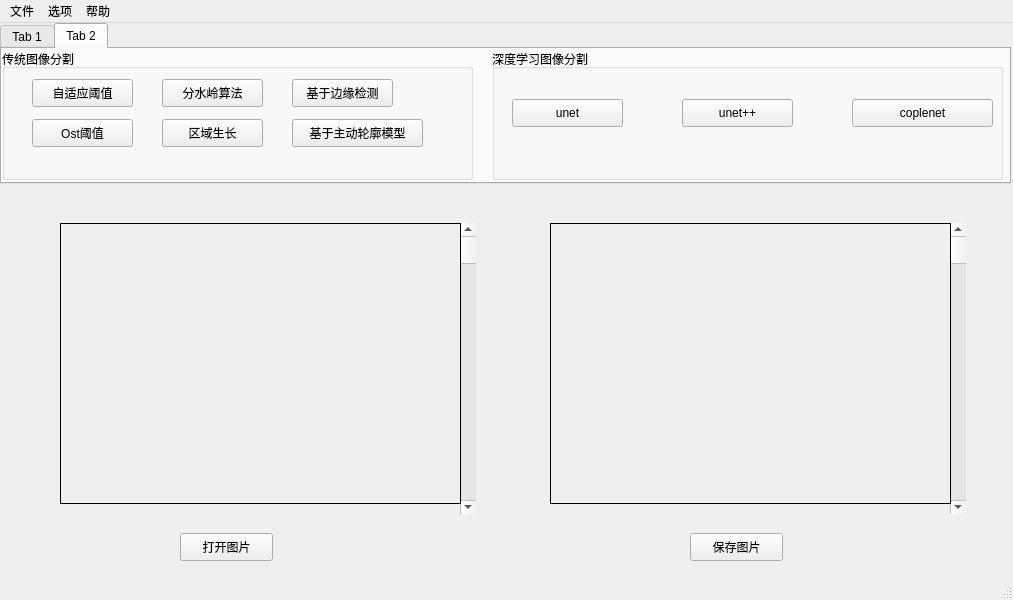
<?xml version="1.0" encoding="UTF-8"?>
<ui version="4.0">
 <class>imageprocess</class>
 <widget class="QMainWindow" name="imageprocess">
  <property name="geometry">
   <rect>
    <x>0</x>
    <y>0</y>
    <width>1013</width>
    <height>600</height>
   </rect>
  </property>
  <property name="windowTitle">
   <string>图像处理</string>
  </property>
  <property name="accessibleName">
   <string/>
  </property>
  <widget class="QWidget" name="centralwidget">
   <widget class="QTabWidget" name="tabWidget">
    <property name="geometry">
     <rect>
      <x>0</x>
      <y>0</y>
      <width>1011</width>
      <height>161</height>
     </rect>
    </property>
    <property name="currentIndex">
     <number>1</number>
    </property>
    <widget class="QWidget" name="classification">
     <property name="toolTip">
      <string/>
     </property>
     <property name="statusTip">
      <string/>
     </property>
     <property name="accessibleName">
      <string/>
     </property>
     <attribute name="title">
      <string>Tab 1</string>
     </attribute>
     <widget class="QGroupBox" name="groupBox">
      <property name="geometry">
       <rect>
        <x>0</x>
        <y>0</y>
        <width>341</width>
        <height>131</height>
       </rect>
      </property>
      <property name="title">
       <string>传统图像分类</string>
      </property>
      <widget class="QPushButton" name="pushButton_4">
       <property name="geometry">
        <rect>
         <x>160</x>
         <y>70</y>
         <width>101</width>
         <height>28</height>
        </rect>
       </property>
       <property name="text">
        <string>基于空间关系</string>
       </property>
      </widget>
      <widget class="QPushButton" name="pushButton_3">
       <property name="geometry">
        <rect>
         <x>160</x>
         <y>30</y>
         <width>101</width>
         <height>28</height>
        </rect>
       </property>
       <property name="text">
        <string>基于形状</string>
       </property>
      </widget>
      <widget class="QPushButton" name="pushButton">
       <property name="geometry">
        <rect>
         <x>40</x>
         <y>30</y>
         <width>93</width>
         <height>28</height>
        </rect>
       </property>
       <property name="text">
        <string>基于色彩</string>
       </property>
      </widget>
      <widget class="QPushButton" name="pushButton_2">
       <property name="geometry">
        <rect>
         <x>40</x>
         <y>70</y>
         <width>93</width>
         <height>28</height>
        </rect>
       </property>
       <property name="text">
        <string>基于纹理</string>
       </property>
      </widget>
     </widget>
     <widget class="QGroupBox" name="groupBox_2">
      <property name="geometry">
       <rect>
        <x>350</x>
        <y>0</y>
        <width>651</width>
        <height>131</height>
       </rect>
      </property>
      <property name="title">
       <string>深度学习图像分类</string>
      </property>
      <widget class="QPushButton" name="pushButton_17">
       <property name="geometry">
        <rect>
         <x>30</x>
         <y>30</y>
         <width>93</width>
         <height>28</height>
        </rect>
       </property>
       <property name="text">
        <string>resnet50</string>
       </property>
      </widget>
      <widget class="QPushButton" name="pushButton_18">
       <property name="geometry">
        <rect>
         <x>30</x>
         <y>70</y>
         <width>93</width>
         <height>28</height>
        </rect>
       </property>
       <property name="text">
        <string>alexnet</string>
       </property>
      </widget>
      <widget class="QPushButton" name="pushButton_19">
       <property name="geometry">
        <rect>
         <x>170</x>
         <y>30</y>
         <width>93</width>
         <height>28</height>
        </rect>
       </property>
       <property name="text">
        <string>VGG</string>
       </property>
      </widget>
      <widget class="QPushButton" name="pushButton_20">
       <property name="geometry">
        <rect>
         <x>170</x>
         <y>70</y>
         <width>93</width>
         <height>28</height>
        </rect>
       </property>
       <property name="text">
        <string>VGG16</string>
       </property>
      </widget>
     </widget>
    </widget>
    <widget class="QWidget" name="segmentation">
     <property name="cursor">
      <cursorShape>ArrowCursor</cursorShape>
     </property>
     <attribute name="title">
      <string>Tab 2</string>
     </attribute>
     <widget class="QGroupBox" name="groupBox_3">
      <property name="geometry">
       <rect>
        <x>0</x>
        <y>0</y>
        <width>471</width>
        <height>131</height>
       </rect>
      </property>
      <property name="title">
       <string>传统图像分割</string>
      </property>
      <widget class="QPushButton" name="pushButton_5">
       <property name="geometry">
        <rect>
         <x>290</x>
         <y>30</y>
         <width>101</width>
         <height>28</height>
        </rect>
       </property>
       <property name="text">
        <string>基于边缘检测</string>
       </property>
      </widget>
      <widget class="QPushButton" name="pushButton_6">
       <property name="geometry">
        <rect>
         <x>160</x>
         <y>70</y>
         <width>101</width>
         <height>28</height>
        </rect>
       </property>
       <property name="text">
        <string>区域生长</string>
       </property>
      </widget>
      <widget class="QPushButton" name="pushButton_7">
       <property name="geometry">
        <rect>
         <x>30</x>
         <y>30</y>
         <width>101</width>
         <height>28</height>
        </rect>
       </property>
       <property name="text">
        <string>自适应阈值</string>
       </property>
      </widget>
      <widget class="QPushButton" name="pushButton_8">
       <property name="geometry">
        <rect>
         <x>30</x>
         <y>70</y>
         <width>101</width>
         <height>28</height>
        </rect>
       </property>
       <property name="text">
        <string>Ost阈值</string>
       </property>
      </widget>
      <widget class="QPushButton" name="pushButton_9">
       <property name="geometry">
        <rect>
         <x>160</x>
         <y>30</y>
         <width>101</width>
         <height>28</height>
        </rect>
       </property>
       <property name="text">
        <string>分水岭算法</string>
       </property>
      </widget>
      <widget class="QPushButton" name="pushButton_10">
       <property name="geometry">
        <rect>
         <x>290</x>
         <y>70</y>
         <width>131</width>
         <height>28</height>
        </rect>
       </property>
       <property name="text">
        <string>基于主动轮廓模型</string>
       </property>
      </widget>
     </widget>
     <widget class="QGroupBox" name="groupBox_4">
      <property name="geometry">
       <rect>
        <x>490</x>
        <y>0</y>
        <width>511</width>
        <height>131</height>
       </rect>
      </property>
      <property name="title">
       <string>深度学习图像分割</string>
      </property>
      <widget class="QPushButton" name="pushButton_11">
       <property name="geometry">
        <rect>
         <x>20</x>
         <y>50</y>
         <width>111</width>
         <height>28</height>
        </rect>
       </property>
       <property name="text">
        <string>unet</string>
       </property>
      </widget>
      <widget class="QPushButton" name="pushButton_12">
       <property name="geometry">
        <rect>
         <x>190</x>
         <y>50</y>
         <width>111</width>
         <height>28</height>
        </rect>
       </property>
       <property name="text">
        <string>unet++</string>
       </property>
      </widget>
      <widget class="QPushButton" name="pushButton_13">
       <property name="geometry">
        <rect>
         <x>360</x>
         <y>50</y>
         <width>141</width>
         <height>28</height>
        </rect>
       </property>
       <property name="text">
        <string>coplenet</string>
       </property>
      </widget>
     </widget>
    </widget>
   </widget>
   <widget class="QScrollBar" name="verticalScrollBar">
    <property name="geometry">
     <rect>
      <x>460</x>
      <y>200</y>
      <width>16</width>
      <height>291</height>
     </rect>
    </property>
    <property name="orientation">
     <enum>Qt::Vertical</enum>
    </property>
   </widget>
   <widget class="QScrollBar" name="verticalScrollBar_2">
    <property name="geometry">
     <rect>
      <x>950</x>
      <y>200</y>
      <width>16</width>
      <height>291</height>
     </rect>
    </property>
    <property name="orientation">
     <enum>Qt::Vertical</enum>
    </property>
   </widget>
   <widget class="QPushButton" name="openimage">
    <property name="geometry">
     <rect>
      <x>180</x>
      <y>510</y>
      <width>93</width>
      <height>28</height>
     </rect>
    </property>
    <property name="text">
     <string>打开图片</string>
    </property>
   </widget>
   <widget class="QPushButton" name="saveimage">
    <property name="geometry">
     <rect>
      <x>690</x>
      <y>510</y>
      <width>93</width>
      <height>28</height>
     </rect>
    </property>
    <property name="text">
     <string>保存图片</string>
    </property>
   </widget>
   <widget class="QLabel" name="label_2">
    <property name="geometry">
     <rect>
      <x>550</x>
      <y>200</y>
      <width>401</width>
      <height>281</height>
     </rect>
    </property>
    <property name="frameShape">
     <enum>QFrame::Box</enum>
    </property>
    <property name="frameShadow">
     <enum>QFrame::Plain</enum>
    </property>
    <property name="text">
     <string/>
    </property>
   </widget>
   <widget class="QLabel" name="label">
    <property name="geometry">
     <rect>
      <x>60</x>
      <y>200</y>
      <width>401</width>
      <height>281</height>
     </rect>
    </property>
    <property name="cursor">
     <cursorShape>CrossCursor</cursorShape>
    </property>
    <property name="mouseTracking">
     <bool>true</bool>
    </property>
    <property name="tabletTracking">
     <bool>false</bool>
    </property>
    <property name="frameShape">
     <enum>QFrame::Box</enum>
    </property>
    <property name="frameShadow">
     <enum>QFrame::Plain</enum>
    </property>
    <property name="text">
     <string/>
    </property>
    <property name="scaledContents">
     <bool>true</bool>
    </property>
    <property name="openExternalLinks">
     <bool>false</bool>
    </property>
   </widget>
  </widget>
  <widget class="QMenuBar" name="menubar">
   <property name="geometry">
    <rect>
     <x>0</x>
     <y>0</y>
     <width>1013</width>
     <height>26</height>
    </rect>
   </property>
   <widget class="QMenu" name="menu">
    <property name="title">
     <string>文件</string>
    </property>
    <addaction name="actionOpen"/>
    <addaction name="action66"/>
    <addaction name="actiond"/>
    <addaction name="actiont"/>
   </widget>
   <widget class="QMenu" name="menu_2">
    <property name="title">
     <string>选项</string>
    </property>
    <widget class="QMenu" name="menu_4">
     <property name="title">
      <string>图像分割</string>
     </property>
     <widget class="QMenu" name="menu_7">
      <property name="title">
       <string>Ost阈值</string>
      </property>
     </widget>
     <addaction name="actionby"/>
     <addaction name="menu_7"/>
     <addaction name="actionbyjc"/>
     <addaction name="actionxb"/>
     <addaction name="actionyc"/>
     <addaction name="actionlk"/>
     <addaction name="separator"/>
     <addaction name="actionttzzq"/>
     <addaction name="actioncm"/>
     <addaction name="actioncoplenet"/>
    </widget>
    <widget class="QMenu" name="menu_6">
     <property name="title">
      <string>图像分类</string>
     </property>
     <addaction name="actionsc"/>
     <addaction name="actionwl"/>
     <addaction name="actionxz"/>
     <addaction name="actionkj"/>
     <addaction name="separator"/>
     <addaction name="actionCNN"/>
     <addaction name="actionVGG"/>
     <addaction name="actionGoogLeNet"/>
     <addaction name="actionResNet_2"/>
    </widget>
    <addaction name="menu_6"/>
    <addaction name="menu_4"/>
   </widget>
   <widget class="QMenu" name="menu_3">
    <property name="title">
     <string>帮助</string>
    </property>
   </widget>
   <addaction name="menu"/>
   <addaction name="menu_2"/>
   <addaction name="menu_3"/>
  </widget>
  <widget class="QStatusBar" name="statusbar"/>
  <action name="actionOpen">
   <property name="text">
    <string>打开</string>
   </property>
  </action>
  <action name="action66">
   <property name="text">
    <string>保存</string>
   </property>
  </action>
  <action name="actiond">
   <property name="text">
    <string>另存为</string>
   </property>
  </action>
  <action name="actiont">
   <property name="text">
    <string>退出</string>
   </property>
  </action>
  <action name="actionzhifangt">
   <property name="text">
    <string>直方图双峰法</string>
   </property>
  </action>
  <action name="actionz">
   <property name="text">
    <string>自适应阈值法</string>
   </property>
  </action>
  <action name="actiond_2">
   <property name="text">
    <string>迭代法</string>
   </property>
  </action>
  <action name="actionsc">
   <property name="text">
    <string>基于色彩</string>
   </property>
  </action>
  <action name="actionwl">
   <property name="text">
    <string>基于纹理</string>
   </property>
  </action>
  <action name="actionxz">
   <property name="text">
    <string>基于形状</string>
   </property>
  </action>
  <action name="actionkj">
   <property name="text">
    <string>基于空间关系</string>
   </property>
  </action>
  <action name="actionby">
   <property name="text">
    <string>自适应阈值</string>
   </property>
  </action>
  <action name="actionbyjc">
   <property name="text">
    <string>分水岭算法</string>
   </property>
  </action>
  <action name="actionxb">
   <property name="text">
    <string>区域生长</string>
   </property>
  </action>
  <action name="actionyc">
   <property name="text">
    <string>基于边缘检测</string>
   </property>
  </action>
  <action name="actionsz">
   <property name="text">
    <string>区域生长</string>
   </property>
  </action>
  <action name="actionfl">
   <property name="text">
    <string>区域分裂合并</string>
   </property>
  </action>
  <action name="actionfsl">
   <property name="text">
    <string>分水岭</string>
   </property>
  </action>
  <action name="actionlk">
   <property name="text">
    <string>基于主动轮廓模型</string>
   </property>
  </action>
  <action name="actionVGGNet">
   <property name="text">
    <string>VGGNet</string>
   </property>
  </action>
  <action name="actionResNet">
   <property name="text">
    <string>ResNet</string>
   </property>
  </action>
  <action name="actionR_CNN">
   <property name="text">
    <string>R-CNN</string>
   </property>
  </action>
  <action name="actionReSeg">
   <property name="text">
    <string>ReSeg</string>
   </property>
  </action>
  <action name="actionMDRNNs">
   <property name="text">
    <string>MDRNNs</string>
   </property>
  </action>
  <action name="actionFCN">
   <property name="text">
    <string>FCN</string>
   </property>
  </action>
  <action name="actionSetNet">
   <property name="text">
    <string>SetNet</string>
   </property>
  </action>
  <action name="actionttzzq">
   <property name="text">
    <string>unet</string>
   </property>
  </action>
  <action name="actioncm">
   <property name="text">
    <string>unet++</string>
   </property>
  </action>
  <action name="actionCNN">
   <property name="text">
    <string>VGG</string>
   </property>
  </action>
  <action name="actionVGG">
   <property name="text">
    <string>VGG16</string>
   </property>
  </action>
  <action name="actionGoogLeNet">
   <property name="text">
    <string>resnet50</string>
   </property>
  </action>
  <action name="actionResNet_2">
   <property name="text">
    <string>alexnet</string>
   </property>
  </action>
  <action name="actioncoplenet">
   <property name="text">
    <string>coplenet</string>
   </property>
  </action>
 </widget>
 <resources/>
 <connections/>
</ui>
